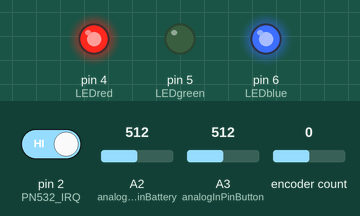
This sketch was run on a simulated Arduino Uno, built with avr-gcc and run on an emulated ATmega328P. Parts: output pins drawn as LEDs (lit = HIGH). The inputs (shaded band) are chosen by the test bench; at power-on: A3 (analogInPinButton) = 512, pin 2 (PN532_IRQ) HIGH, A2 (analogInPinBattery) = 512, encoder count 0. The audio player accepts every command and is not drawn; pins used as bus, display or sensor lines are not drawn; what the sketch prints to the serial monitor is not drawn.

Above: at 1.7 s.
1.8 s: A3 (analogInPinButton) set to 660
At 2.4 s:
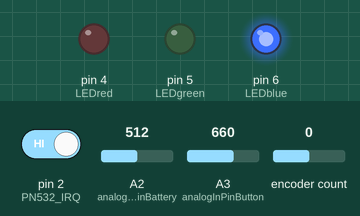
At 4.0 s:
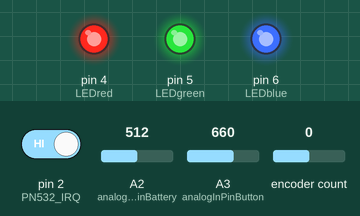
Timing chart, 0 to 5.5 s (numbered marks = the images above; inputs shaded):
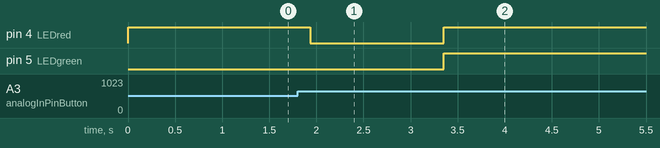

Measured:
- after the input at 1.8 s, pin 4 (LEDred): HIGH → LOW after 0.14 s, → HIGH 1.4 s later

The sketch:

kulturApotheke.ino
```cpp
#include <ClickEncoder.h>

#include "Arduino.h"
#include "SoftwareSerial.h"
#include "DFRobotDFPlayerMini.h"
#include <Wire.h>
#include <SPI.h>
#include <Adafruit_PN532.h>
#include <ClickEncoder.h>
#include <TimerOne.h>

struct Tag
{
  int byte_length;
  int song_number;
  bool continue_playing;
  uint8_t id[7];
};


Tag tags[] = { {4, 1, 0, {0xD6,0xA0,0x1B,0xF8}},
               {4, 2, 0, {0xDB,0x5E,0x43,0x0B}},
               {7, 3, 1, {0x04,0x3F,0x78,0xC2,0x83,0x36,0x80}},
             };

/*
Tag tags[] = { {4, 1, 0, 0},
               {4, 2, 0, 1},
             //  {7, 3, 1, {0x04,0x3F,0x78,0xC2,0x83,0x36,0x80}},
             };
*/
// If using the breakout or shield with I2C, define just the pins connected
// to the IRQ and reset lines.  Use the values below (2, 3) for the shield!
#define PN532_IRQ   (2)
#define PN532_RESET (3)  // Not connected by default on the NFC Shield
#define POWER_ON_OFF (9)
const int DELAY_BETWEEN_CARDS = 100;
long timeLastCardRead = 0;
boolean readerDisabled = false;
int irqCurr;
int irqPrev;
// Or use this line for a breakout or shield with an I2C connection:
Adafruit_PN532 nfc(PN532_IRQ, PN532_RESET);


SoftwareSerial mySoftwareSerial(11, 10); // RX, TX
DFRobotDFPlayerMini myDFPlayer;
void printDetail(uint8_t type, int value);
uint16_t detectNFC(void);
int volume = 20;
uint16_t isPlaying = 0;
uint8_t keepPlaying;
uint16_t counter = 0;
uint16_t counter_shutdown = 0;
uint16_t n_shutdown = 0;

const int analogInPinButton = A3;
const int analogInPinBattery = A2;  // 480 = 3.8 V => 3.2 V = 404
#define BATTERY_LOW 420
#define BATTERY_LOW_HYSTERESIS  5
int sensorValue = 0;        // value read from the pot

int LEDblue = 6;
int LEDred = 4;
int LEDgreen = 5;


int continue_playing = 0;
int isFinished = 0;


ClickEncoder *encoder;
int16_t last, value;

void timerIsr()
{
  encoder->service();
}


void setup()
{
  pinMode(POWER_ON_OFF, OUTPUT);
  digitalWrite(POWER_ON_OFF, HIGH);

  pinMode(LEDblue, OUTPUT);
  digitalWrite(LEDblue, HIGH);
  pinMode(LEDgreen, OUTPUT);
  digitalWrite(LEDgreen, LOW);
  pinMode(LEDred, OUTPUT);
  digitalWrite(LEDred, HIGH);

  mySoftwareSerial.begin(9600);
  Serial.begin(115200);

  Serial.println();
  Serial.println(F("DFRobot DFPlayer Mini Demo"));
  Serial.println(F("Initializing DFPlayer ... (May take 3~5 seconds)"));

  if (!myDFPlayer.begin(mySoftwareSerial)) {  //Use softwareSerial to communicate with mp3.
    Serial.println(F("Unable to begin:"));
    Serial.println(F("1.Please recheck the connection!"));
    Serial.println(F("2.Please insert the SD card!"));
    while(true);
  }
  Serial.println(F("DFPlayer Mini online."));

  myDFPlayer.volume(volume);  //Set volume value. From 0 to 30
  //myDFPlayer.play(1);  //Play the first mp3


  nfc.begin();

  uint32_t versiondata = nfc.getFirmwareVersion();
  if (! versiondata) {
    Serial.print("Didn't find PN53x board");
    while (1); // halt
  }
  // Got ok data, print it out!
  Serial.print("Found chip PN5"); Serial.println((versiondata>>24) & 0xFF, HEX);
  Serial.print("Firmware ver. "); Serial.print((versiondata>>16) & 0xFF, DEC);
  Serial.print('.'); Serial.println((versiondata>>8) & 0xFF, DEC);

  //nfc.setPassiveActivationRetries(0x01);
  nfc.SAMConfig();
  //attachInterrupt(0, detectNFC, RISING);
  startListeningToNFC();

  //attachInterrupt(digitalPinToInterrupt(PN532_IRQ), handleCardDetected, FALLING);


  //Serial.println("Waiting for an ISO14443A Card ...");

  encoder = new ClickEncoder(A0, A1);

  Timer1.initialize(1000);
  Timer1.attachInterrupt(timerIsr);

  last = -1;

}

void loop()
{

  value = volume;
  value += encoder->getValue();

  if (value != last)
  {
    if (value > 30)
    {
      value = 30;
    }
    else if (value < 0)
    {
      value = 0;
    }
    last = value;
    volume = last;
    Serial.print("Encoder Value: ");
    Serial.println(value);
    myDFPlayer.volume(volume);
  }

  static unsigned long timer = millis();

  static int counter_pause = 0;
  static int counter_finished = 0;

  if (millis() - timer > 100) {
    timer = millis();

    if(counter++ > 1) {

      if(keepPlaying == 0) {
        counter = 0;
        isPlaying = 0;
        digitalWrite(LEDblue, HIGH);
        myDFPlayer.pause();
      }


      if(continue_playing) {
        if(counter_pause++ > 50) {
          counter_pause = 0;
          continue_playing = 0;
        }
      }

      if(isFinished) {
        if(counter_finished++ > 1) {
          isFinished = 0;
          //continue_playing = 0;
          keepPlaying = 0;
          counter_finished = 0;
        }
      }


    }


    //startListeningToNFC();
    //myDFPlayer.next();  //Play next mp3 every x second.


    if(counter_shutdown++ > 5) {
      counter_shutdown = 0;

      static uint8_t counter_lowpass_battery = 0;
      static uint16_t sum_lowpass_battery = 0;


      sum_lowpass_battery += analogRead(analogInPinBattery);

      if(++counter_lowpass_battery >= 8) {

        int analogInBattery = sum_lowpass_battery >> 3;
        sum_lowpass_battery = 0;
        counter_lowpass_battery = 0;

        Serial.print("Battery\t");
        Serial.println(analogInBattery);
        //Serial.print(" | ");

        if(analogInBattery < (BATTERY_LOW - BATTERY_LOW_HYSTERESIS)) {
          digitalWrite(LEDred, LOW);
        } else if(analogInBattery > (BATTERY_LOW + BATTERY_LOW_HYSTERESIS)) {
          digitalWrite(LEDred, HIGH);
        }
      }


      static uint16_t LED_state = 0;

      if(LED_state == 0) {

        static uint16_t LED_counter = 0;

        if(LED_counter++ >= 3) {
            digitalWrite(LEDred, HIGH);
            digitalWrite(LEDgreen, HIGH);
            digitalWrite(LEDblue, HIGH);
            LED_state = 1;
        }


      }

      sensorValue = analogRead(analogInPinButton);

      //Serial.print("Switch: ");
      //Serial.println(sensorValue);

      if(sensorValue > 650) {
        n_shutdown++;
        digitalWrite(LEDred, LOW);
      } else {
        n_shutdown = 0;
        //digitalWrite(LEDred, HIGH);
      }

      if(n_shutdown >= 3){

        digitalWrite(LEDblue, HIGH);
        digitalWrite(LEDgreen, HIGH);
        digitalWrite(LEDred, HIGH);
        digitalWrite(POWER_ON_OFF, LOW);
      } else {


        /*
        switch(LED_counter) {
          case 0:
            digitalWrite(LEDblue, LOW);
            digitalWrite(LEDgreen, HIGH);
            digitalWrite(LEDred, HIGH);
            break;
          case 1:
            digitalWrite(LEDblue, HIGH);
            digitalWrite(LEDgreen, LOW);
            digitalWrite(LEDred, HIGH);
            break;
          case 2:
            digitalWrite(LEDblue, HIGH);
            digitalWrite(LEDgreen, HIGH);
            digitalWrite(LEDred, LOW);
            break;
        }

        if(++LED_counter > 2) {
          LED_counter = 0;
        }
        */
      }
    }
  }


  int x = 0;
  String str;

  String str_volume = "volume";
  String play = "play";
  String pause = "pause";
  String start = "start";
  String power = "power";

  if(Serial.available() > 0) {

    str = Serial.readStringUntil(' ');
    //str.trim();
    x = Serial.parseInt();

    //Serial.println(str);
    //Serial.println(x);
  }


  if(str == str_volume) {
    //Serial.println(str);
    //Serial.println(x);
    volume = x;
    myDFPlayer.volume(x);
  } else if (str == play) {
      myDFPlayer.play(x);
  } else if (str == pause) {
    //myDFPlayer.volume(1);
    myDFPlayer.pause();
  } else if (str == start) {
    //myDFPlayer.volume(volume);
    myDFPlayer.start();
  } else if (str == power) {
    digitalWrite(POWER_ON_OFF, x);
  }

  if (myDFPlayer.available()) {
    printDetail(myDFPlayer.readType(), myDFPlayer.read()); //Print the detail message from DFPlayer to handle different errors and states.
  }


  if (readerDisabled) {
    if (millis() - timeLastCardRead > DELAY_BETWEEN_CARDS) {
      readerDisabled = false;
      startListeningToNFC();


    }

  } else {
    irqCurr = digitalRead(PN532_IRQ);

    // When the IRQ is pulled low - the reader has got something for us.
    if (irqCurr == LOW && irqPrev == HIGH) {
       //Serial.println("Got NFC IRQ");
       //counter = 0;
       handleCardDetected();
    } else {


      //isPlaying = 0;
    }

    irqPrev = irqCurr;
  }


  //detectNFC();

}

void printDetail(uint8_t type, int value){
  switch (type) {
    case TimeOut:
      Serial.println(F("Time Out!"));
      break;
    case WrongStack:
      Serial.println(F("Stack Wrong!"));
      break;
    case DFPlayerCardInserted:
      Serial.println(F("Card Inserted!"));
      break;
    case DFPlayerCardRemoved:
      Serial.println(F("Card Removed!"));
      break;
    case DFPlayerCardOnline:
      Serial.println(F("Card Online!"));
      break;
    case DFPlayerPlayFinished:
      Serial.print(F("Number:"));
      Serial.print(value);
      Serial.println(F(" Play Finished!"));

      //continue_playing = 0;
      //isPlaying = 0;
      isFinished = 1;
      keepPlaying = 0;
      digitalWrite(LEDblue, HIGH);

      break;
    case DFPlayerError:
      Serial.print(F("DFPlayerError:"));
      switch (value) {
        case Busy:
          Serial.println(F("Card not found"));
          break;
        case Sleeping:
          Serial.println(F("Sleeping"));
          break;
        case SerialWrongStack:
          Serial.println(F("Get Wrong Stack"));
          break;
        case CheckSumNotMatch:
          Serial.println(F("Check Sum Not Match"));
          break;
        case FileIndexOut:
          Serial.println(F("File Index Out of Bound"));
          break;
        case FileMismatch:
          Serial.println(F("Cannot Find File"));
          break;
        case Advertise:
          Serial.println(F("In Advertise"));
          break;
        default:
          break;
      }
      break;
    default:
      break;
  }


}

void startListeningToNFC() {
  // Reset our IRQ indicators
  irqPrev = irqCurr = HIGH;

  //Serial.println("Waiting for an ISO14443A Card ...");
  nfc.startPassiveTargetIDDetection(PN532_MIFARE_ISO14443A);
}

void handleCardDetected() {
    uint8_t success = false;
    uint8_t uid[] = { 0, 0, 0, 0, 0, 0, 0 };  // Buffer to store the returned UID
    uint8_t uidLength;                        // Length of the UID (4 or 7 bytes depending on ISO14443A card type)

    // read the NFC tag's info
    success = nfc.readDetectedPassiveTargetID(uid, &uidLength);
    //Serial.println(success ? "Read successful" : "Read failed (not a card?)");

    if (success) {
      // Display some basic information about the card
      //Serial.println("Found an ISO14443A card");
      //Serial.print("  UID Length: ");Serial.print(uidLength, DEC);Serial.println(" bytes");
      //Serial.print("  UID Value: ");
      nfc.PrintHex(uid, uidLength);


      counter = 0;

      for(Tag &tag:tags) {

        if(tag.byte_length == 4) {
          if(uid[0] == tag.id[0] && uid[1] == tag.id[1] && uid[2] == tag.id[2] && uid[3] == tag.id[3]) {
          //if(uid[0] == tag.id) {
            if(isPlaying != tag.song_number) {
              isPlaying = tag.song_number;
              keepPlaying = tag.continue_playing;
              if(!isFinished) {

                digitalWrite(LEDblue, LOW);
                if(!continue_playing) {
                  continue_playing = 1;
                  myDFPlayer.play(isPlaying);
                } else {
                  myDFPlayer.start();
                }
              }

            }
          }
        } else if(tag.byte_length == 7) {
          if(uid[0] == tag.id[0] && uid[1] == tag.id[1] && uid[2] == tag.id[2] && uid[3] == tag.id[3] && uid[4] == tag.id[4] && uid[5] == tag.id[5] && uid[6] == tag.id[6]) {
            if(isPlaying != tag.song_number) {
              isPlaying = tag.song_number;
              keepPlaying = tag.continue_playing;
              if(!isFinished) {

                digitalWrite(LEDblue, LOW);
                if(!continue_playing) {
                  continue_playing = 1;
                  myDFPlayer.play(isPlaying);
                } else {
                  myDFPlayer.start();
                }
              }
            }
          }
        }
      }


      /*
      if (uidLength == 4) {

        if(uid[0] == 0xD6 && uid[1] == 0xA0 && uid[2] == 0x1B && uid[3] == 0xF8) {
          if(isPlaying != 3) {
            isPlaying = 3;
            digitalWrite(LEDblue, LOW);
            myDFPlayer.play(isPlaying);
          }
        }
        else if(uid[0] == 0xDB && uid[1] == 0x5E && uid[2] == 0x43 && uid[3] == 0x0B) {
          if(isPlaying != 1) {
            isPlaying = 1;
            digitalWrite(LEDblue, LOW);
            myDFPlayer.play(isPlaying);
          }
        }
      } else if (uidLength == 7) {
        if(uid[0] == 0x04 && uid[1] == 0x3F && uid[2] == 0x78 && uid[3] == 0xC2 && uid[4] == 0x83 && uid[5] == 0x36 && uid[6] == 0x80) {
          if(isPlaying != 2) {
            isPlaying = 2;
            digitalWrite(LEDblue, LOW);
            myDFPlayer.play(isPlaying);
          }
        }
      }

      */


      /*
      if (uidLength == 4)
      {
        // We probably have a Mifare Classic card ...
        uint32_t cardid = uid[0];
        cardid <<= 8;
        cardid |= uid[1];
        cardid <<= 8;
        cardid |= uid[2];
        cardid <<= 8;
        cardid |= uid[3];
        Serial.print("Seems to be a Mifare Classic card #");
        Serial.println(cardid);
      }
      Serial.println("");
      */

      timeLastCardRead = millis();
    }


    // The reader will be enabled again after DELAY_BETWEEN_CARDS ms will pass.
    readerDisabled = true;
}
```
